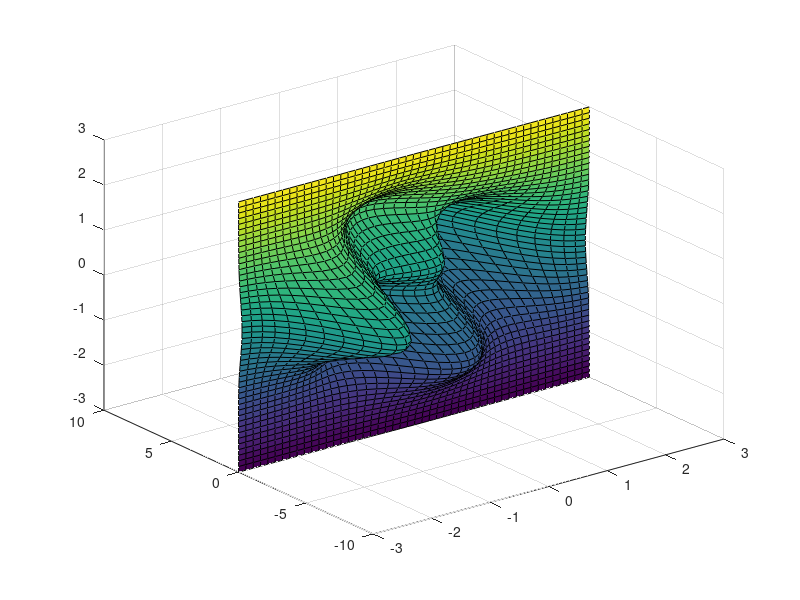

The MATLAB script that drew this image:
function result = test_surf_002
result = false;
a = figure;
[z,x,y] = peaks;
surf(x,y,z);
drawnow;
close(a);
result = true;
